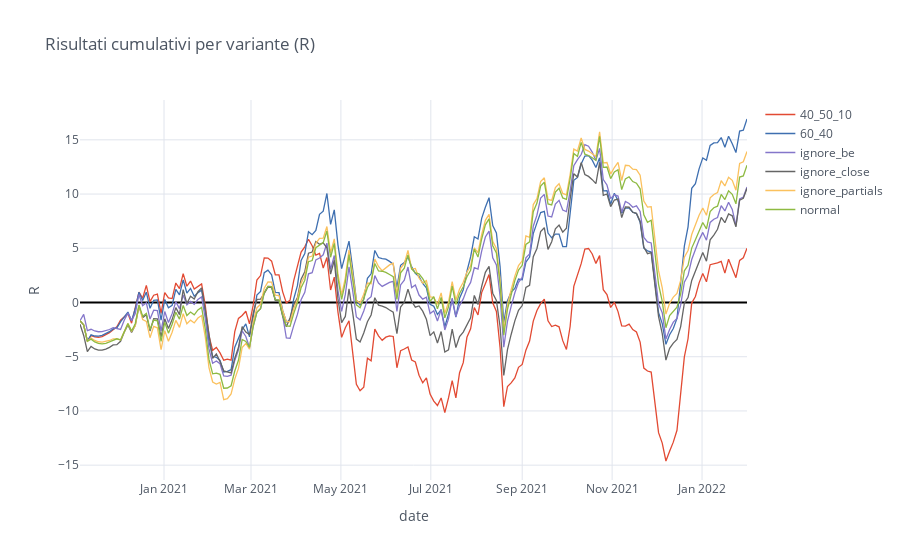

The code cell stored with this chart in its notebook:
### Markdown cell above
### Consideriamo le possibili combinazioni attuative: SL a BE, CLOSE e PARZIALI

### Code cell
interpolated = get_attr_multi(multi, 'result').cumsum().resample('3600T').mean().interpolate(method='spline', order=3)
interpolated.iplot(kind='scatter', title='Risultati cumulativi per variante (R)', yTitle='R',
    xTitle='date', opacity=1, zerolinecolor='black')
del interpolated

### Figure 1 — Plotly figure (JSON) as saved in the notebook; plotly's stock layout.template omitted (floating-point values rounded to 4 significant figures; data arrays with more than 128 entries replaced by an {"elided": "..."} marker saying what was removed)
{"data": [{"line": {"color": "rgba(226, 74, 51, 1.0)", "dash": "solid", "shape": "linear", "width": 1.3}, "mode": "lines", "name": "40_50_10", "text": "", "type": "scatter", "x": {"elided": "182 str values"}, "y": {"elided": "182 float values"}}, {"line": {"color": "rgba(62, 111, 176, 1.0)", "dash": "solid", "shape": "linear", "width": 1.3}, "mode": "lines", "name": "60_40", "text": "", "type": "scatter", "x": {"elided": "182 str values"}, "y": {"elided": "182 float values"}}, {"line": {"color": "rgba(132, 118, 202, 1.0)", "dash": "solid", "shape": "linear", "width": 1.3}, "mode": "lines", "name": "ignore_be", "text": "", "type": "scatter", "x": {"elided": "182 str values"}, "y": {"elided": "182 float values"}}, {"line": {"color": "rgba(101, 101, 101, 1.0)", "dash": "solid", "shape": "linear", "width": 1.3}, "mode": "lines", "name": "ignore_close", "text": "", "type": "scatter", "x": {"elided": "182 str values"}, "y": {"elided": "182 float values"}}, {"line": {"color": "rgba(251, 193, 94, 1.0)", "dash": "solid", "shape": "linear", "width": 1.3}, "mode": "lines", "name": "ignore_partials", "text": "", "type": "scatter", "x": {"elided": "182 str values"}, "y": {"elided": "182 float values"}}, {"line": {"color": "rgba(142, 186, 66, 1.0)", "dash": "solid", "shape": "linear", "width": 1.3}, "mode": "lines", "name": "normal", "text": "", "type": "scatter", "x": {"elided": "182 str values"}, "y": {"elided": "182 float values"}}], "layout": {"legend": {"bgcolor": "#FFFFFF", "font": {"color": "#4D5663"}}, "paper_bgcolor": "#FFFFFF", "plot_bgcolor": "#FFFFFF", "title": {"font": {"color": "#4D5663"}, "text": "Risultati cumulativi per variante (R)"}, "xaxis": {"gridcolor": "#E1E5ED", "showgrid": true, "tickfont": {"color": "#4D5663"}, "title": {"font": {"color": "#4D5663"}, "text": "date"}, "zerolinecolor": "black"}, "yaxis": {"gridcolor": "#E1E5ED", "showgrid": true, "tickfont": {"color": "#4D5663"}, "title": {"font": {"color": "#4D5663"}, "text": "R"}, "zerolinecolor": "black"}}}
